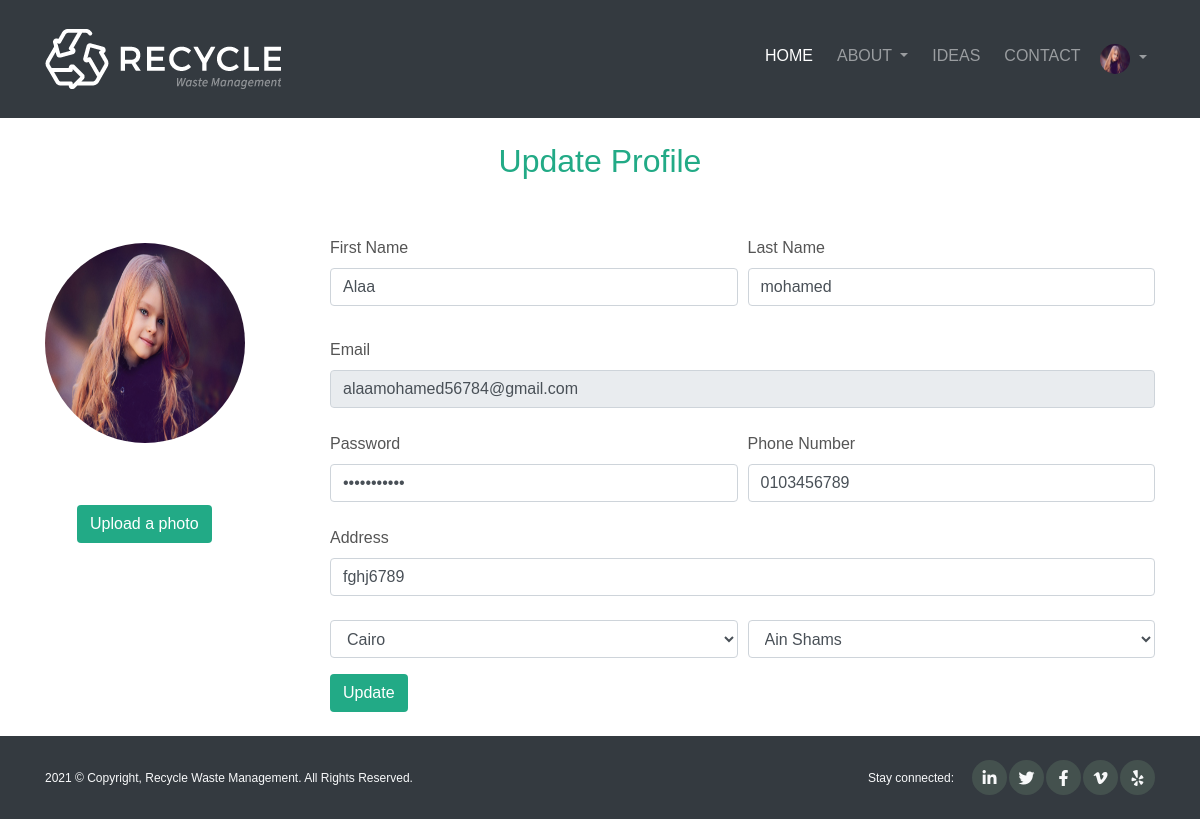
/settings.php (signed in), run on the app's committed database.
### tables this page shows
CREATE TABLE `customer` (
  `id` int(11) NOT NULL,
  `first_name` varchar(100) NOT NULL,
  `last_name` varchar(100) NOT NULL,
  `email` varchar(100) NOT NULL UNIQUE,
  `password` varchar(100) NOT NULL,
  `address` varchar(100) NOT NULL,
  `city` varchar(100) NOT NULL,
  `area` varchar(100) NOT NULL,
  `phone` varchar(20) NOT NULL,
  `image` varchar(100) NOT NULL
);

### settings.php (the view, shortened to what this page needs)
<?php
  require("SQLcustomer/connect3.php");
?>
<html>
<head>
    <link rel="stylesheet" href="CSS/all.min.css">
    <link rel="stylesheet" href="CSS/bootstrap.min.css">
    <link rel="stylesheet" href="CSS/settings.css">
</head>
<body>
    <nav class="navbar navbar-expand-lg navbar-dark bg-dark" id="home">
        <div class="container py-3">
            <a class="navbar-brand" href="index.php">
                <img src="Images/logo.png" alt="" class="img-fluid">
            </a>
            <div class="collapse navbar-collapse" id="navbarSupportedContent">
                <ul class="navbar-nav ml-auto text-uppercase">
                    <li class="nav-item active mx-1">
                        <a class="nav-link" href="index.php">Home <span class="sr-only">(current)</span></a>
                    </li>
                    <li class="nav-item dropdown mx-1">
                        <a class="nav-link dropdown-toggle" href="#" id="navbarDropdown" role="button" data-toggle="dropdown" aria-haspopup="true" aria-expanded="false">
                            About
                        </a>
                    </li>
                    <li class="nav-item mx-1">
                        <a class="nav-link" href="ideas.php">Ideas</a>
                    </li>
                    <li class="nav-item mx-1">
                        <a class="nav-link" href="index.php #contact">Contact</a>
                    </li>
                    <?php
                    if (!empty($_SESSION['email'])) {
                        $email = $_SESSION['email'];
                        $getCustomer = "SELECT image FROM customer WHERE email LIKE '%$email%'";
                        $getCustomerDetails = $connect->prepare($getCustomer);
                        $getCustomerDetails->execute();
                        if ($row = $getCustomerDetails->fetch(PDO::FETCH_ASSOC)) {
                            echo "<li class='nav-item dropdown'>
                        <a class='nav-link dropdown-toggle' id='navbarDropdown' role='button' data-toggle='dropdown' aria-haspopup='true' aria-expanded='false'>
                            <img class ='image'src='customer_Images/$row[image]' style='width: 30px;height: 30px; border-radius: 50%;'>
                        </a>
                        <div class='dropdown-menu' aria-labelledby='navbarDropdown'>
                            <a class='dropdown-item' href='profile.php'>Profile</a>
                            <a class='dropdown-item' href='settings.php'>Settings</a>
                            <a class='dropdown-item' href='Request.php'>Requests</a>
                            <a class='dropdown-item' href='gift.php'>Gift</a><hr>
                            <a class='dropdown-item' href='logout-customer.php' style='text-align: center;'>Log out</a>
                        </div>
                    </li>";
                        }
                    } else {
                        echo "<li class='nav-item mx-1'>
                    <a class='nav-link' href='log-in.php' >Sign in</a>
                </li>";
                    }
                    ?>
                </ul>
            </div>
        </div>
    </nav>
    <div class="container pt-4">
        <h2 class="text-center">Update Profile</h2>
        <?php
        if (!empty($_SESSION['email'])) {
            $email = $_SESSION['email'];
            $getCustomer = "SELECT * FROM customer WHERE email = '$email'";
            $getCustomerDetails = $connect->prepare($getCustomer);
            $getCustomerDetails->execute();
            if ($row = $getCustomerDetails->fetch(PDO::FETCH_ASSOC)) {
                $Firstname = $row['first_name'];
                $Lastname = $row['last_name'];
                $Email = $row['email'];
                $Password = $row['password'];
                $Address = $row['address'];
                $Phonenumber = $row['phone'];
                $imageName = $row['image'];
                echo '<div class="tabs">
            <div class="tab-content" id="myTabContent">
                <div class="tab-pane fade show active" id="profile" role="tabpanel" aria-labelledby="profile-tab">
                    <form name="form" action="SQLcustomer/edit_Customer.php" id="regForm" method="post" enctype="multipart/form-data">
                        <div class="row">
                            <div class="col-md-3 mt-5 left">
                                <img src="customer_Images/'.$imageName.'" id="myimg" class="rounded-circle" style="width: 200px; height: 200px;">
                                <div class="custom-file mb-3 ml-4">
                                    <label class="btn text-white mt-4 ml-2" for="customFile">Upload a photo</label>
                                </div>
                            </div>
                            <input type="text" hidden name="image_name" value="'.$imageName.'">
                            <div class="col-md-9 mt-5">
                                <div class="form-row pb-2 mb-3">
                                    <div class="col">
                                        <label for="fname">First Name</label>
                                        <input type="text" value = ' . $Firstname . ' class="form-control" placeholder="First name" name="first_name" required id="inputFName" pattern="^[a-z]+$"> <label id="lbl"></label>
                                    </div>
                                    <div class="col">
                                        <label for="lname">Last Name</label>
                                        <input type="text" value = ' . $Lastname . ' class="form-control" placeholder="Last name" name="last_name" required id="inputLName" pattern="^[a-z]+$">
                                    </div>
                                </div>
                                <div class="form-row pb-2 mb-3">
                                    <div class="col">
                                        <label for="inputEmail4"> Email</label>
                                        <input type="email" value = ' . $Email . ' readonly class="form-control" placeholder="Email" name="email" required id="inputEmail" pattern="^[^\W](\S){4,23}[^\W]@(yahoo|gmail)\.(com)$" title="Enter an Email from 6 to 25 characters">
                                    </div>
                                </div>
                                <div class="form-row pb-2 mb-3">
                                    <div class="col">
                                        <label for="inputPassword4">Password</label>
                                        <input type="password" value = ' . $Password . ' class="form-control" placeholder="Password" required id="inputPassword" name="password" pattern="^(?=\S*\d)(?=\S*[a-z])(?=\S*[A-Z])\S{6,25}$" title="Enter a Password from 6 to 25 characters">
                                    </div>
                                    <div class="col">
                                        <label for="phoneNumber">Phone Number</label>
                                        <input type="text" value = ' . $Phonenumber . ' name="phone" class="form-control" id="phoneNumber" placeholder="01120000000" required title="Enter Posstive numbers">
                                    </div>
                                </div>
                                <div class="form-row pb-2 mb-3">
                                    <div class="col">
                                        <label for="inputAddress">Address</label>
                                        <input type="text" value = ' . $Address . ' name="address" class="form-control" placeholder="#1, North Street, Chennai - 11" required id="inputAddress" pattern="^[#.0-9a-zA-Z\s,-]+$">
                                    </div>
                                </div>
                                <div class="form-row">
                                    <div class="form-group col-md-6">
                                        <select id="inputState" class="form-control"  name="city" required>
                                        <option selected value="'.$row['city'].'">'.$row['city'].'</option>
                                        </select>
                                    </div>
                                    <div class="form-group col-md-6">
                                        <select id="output" class="form-control" name="area" required>
                                        <option selected value="'.$row['area'].'">'.$row['area'].'</option>
                                        </select>
                                    </div>
                                </div>
                                <button style="color: white;" type="submit" class="btn mb-2">Update</button>
                            </div>
                        </div>
                    </form>
                </div>
            </div>
        </div>
    </div>';
            }
        } else {
            echo "<html><head><script>alert('Error');
                window.location='index.php';</script></head><body></body>";
        }
        ?>
    <footer class="bg-dark text-light py-4">
        <div class="container">
            <div class="copy d-flex justify-content-between align-items-center">
                <div class="text">
                    <p class="my-auto">2021 © Copyright, Recycle Waste Management. All Rights Reserved.</p>
                </div>
                <div class="icons d-flex align-items-center">
                    <span class="mr-3">Stay connected:</span>
                    <a href="#" class="text-light"><i class="fab fa-linkedin-in rounded-circle d-flex align-items-center justify-content-center"></i></a>
                    <a href="#" class="text-light"><i class="fab fa-twitter rounded-circle d-flex align-items-center justify-content-center"></i></a>
                    <a href="#" class="text-light"><i class="fab fa-facebook-f rounded-circle d-flex align-items-center justify-content-center"></i></a>
                    <a href="#" class="text-light"><i class="fab fa-vimeo-v rounded-circle d-flex align-items-center justify-content-center"></i></a>
                    <a href="#" class="text-light"><i class="fab fa-yelp rounded-circle d-flex align-items-center justify-content-center"></i></a>
                </div>
            </div>
        </div>
    </footer>
</body>
</html>

### CSS/settings.css (style rules this page uses)
body { font-family: 'Montserrat', sans-serif; color: #555; }
.tabs img { width: 250px; height: 250px; }
.tabs .btn { background-color: #22aa86; }
.tabs .left { padding-top: 7px; }
.container h2 { color: #22aa86; }
footer .copy p, footer .copy span { font-size: 0.75rem; }
footer .copy .icons a { z-index: 3; text-decoration: none; }
footer .copy .icons i { width: 35px; height: 35px; margin-left: 2px; background-color: #44514e; cursor: pointer; }

### data on the page
customer: image (picture), first_name "Alaa", last_name "mohamed", email "alaamohamed56784@gmail.com", phone "0103456789", address "fghj6789", city "Cairo", area "Ain Shams"
